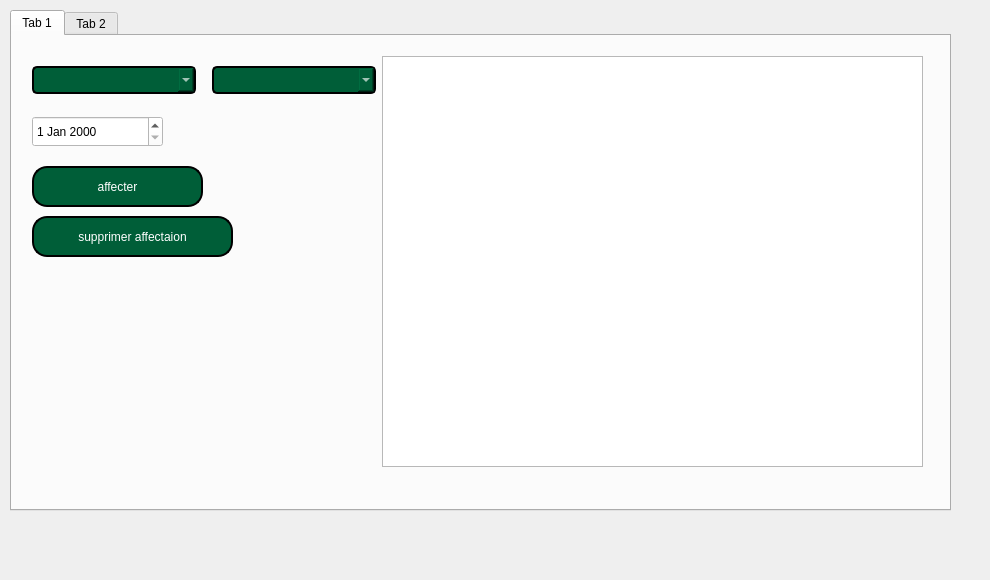
       <widget class="QWidget" name="tab_18">
        <attribute name="title">
         <string>Page</string>
        </attribute>
        <widget class="QTabWidget" name="tabWidget_8">
         <property name="geometry">
          <rect>
           <x>10</x>
           <y>10</y>
           <width>941</width>
           <height>501</height>
          </rect>
         </property>
         <property name="currentIndex">
          <number>0</number>
         </property>
         <widget class="QWidget" name="tab_20">
          <attribute name="title">
           <string>Tab 1</string>
          </attribute>
          <widget class="QTableView" name="tableView_3">
           <property name="geometry">
            <rect>
             <x>370</x>
             <y>20</y>
             <width>541</width>
             <height>411</height>
            </rect>
           </property>
          </widget>
          <widget class="QComboBox" name="comboBox_14">
           <property name="geometry">
            <rect>
             <x>200</x>
             <y>30</y>
             <width>164</width>
             <height>28</height>
            </rect>
           </property>
           <property name="styleSheet">
            <string notr="true">QComboBox {
    background-color: rgb(0, 85, 0);/* Background color */
    color: #ffffff;              /* Text color */
    border: 2px solid black;   /* Border color and thickness */
    border-radius: 5px;         /* Rounded corners */
    padding: 5px;               /* Padding around the text */
    min-width: 150px;           /* Minimum width */
}





QComboBox:hover {
    border: 2px solid #a6c868 ;  /* Darker border on hover */
}

QComboBox:editable {
    background-color: rgb(0, 85, 0);        /* Background color when editable */
}

QComboBox:!editable, QComboBox::drop-down:editable {
    background-color:  #005e38;       /* Background color when not editable */
}

QComboBox:focus {
    border: 2px solid black;  /* Border color when focused */
}
</string>
           </property>
          </widget>
          <widget class="QComboBox" name="comboBox_12">
           <property name="geometry">
            <rect>
             <x>20</x>
             <y>30</y>
             <width>164</width>
             <height>28</height>
            </rect>
           </property>
           <property name="styleSheet">
            <string notr="true">QComboBox {
    background-color: rgb(0, 85, 0);/* Background color */
    color: #ffffff;              /* Text color */
    border: 2px solid black;   /* Border color and thickness */
    border-radius: 5px;         /* Rounded corners */
    padding: 5px;               /* Padding around the text */
    min-width: 150px;           /* Minimum width */
}





QComboBox:hover {
    border: 2px solid #a6c868 ;  /* Darker border on hover */
}

QComboBox:editable {
    background-color: rgb(0, 85, 0);        /* Background color when editable */
}

QComboBox:!editable, QComboBox::drop-down:editable {
    background-color:  #005e38;       /* Background color when not editable */
}

QComboBox:focus {
    border: 2px solid black;  /* Border color when focused */
}
</string>
           </property>
          </widget>
          <widget class="QDateEdit" name="dateEdit_5">
           <property name="geometry">
            <rect>
             <x>20</x>
             <y>80</y>
             <width>131</width>
             <height>31</height>
            </rect>
           </property>
           <property name="styleSheet">
            <string notr="true">background-color: rgb(255, 255, 255);
color:black;</string>
           </property>
          </widget>
          <widget class="QPushButton" name="pushButton_2">
           <property name="geometry">
            <rect>
             <x>20</x>
             <y>130</y>
             <width>171</width>
             <height>41</height>
            </rect>
           </property>
           <property name="styleSheet">
            <string notr="true">QPushButton {
    color: white;                      /* Text color */
    border: 2px solid black;         /* Border width and color */
    border-radius: 15px;              /* Round the corners */
    background-color: #005e38;        /* Optional: Set a background color */
    padding: 10px 20px;               /* Add padding for better aesthetics */
}

QPushButton:hover {
    background-color: #45a049;        /* Change background color on hover */
}

QPushButton:pressed {
    background-color: #3e8e41;        /* Change background color when pressed */
}</string>
           </property>
           <property name="text">
            <string>affecter</string>
           </property>
          </widget>
          <widget class="QPushButton" name="pushButton_9">
           <property name="geometry">
            <rect>
             <x>20</x>
             <y>180</y>
             <width>201</width>
             <height>41</height>
            </rect>
           </property>
           <property name="styleSheet">
            <string notr="true">QPushButton {
    color: white;                      /* Text color */
    border: 2px solid black;         /* Border width and color */
    border-radius: 15px;              /* Round the corners */
    background-color: #005e38;        /* Optional: Set a background color */
    padding: 10px 20px;               /* Add padding for better aesthetics */
}

QPushButton:hover {
    background-color: #45a049;        /* Change background color on hover */
}

QPushButton:pressed {
    background-color: #3e8e41;        /* Change background color when pressed */
}</string>
           </property>
           <property name="text">
            <string>supprimer affectaion</string>
           </property>
          </widget>
         </widget>
         <widget class="QWidget" name="tab_21">
          <attribute name="title">
           <string>Tab 2</string>
          </attribute>
         </widget>
        </widget>
        <widget class="QLabel" name="label_47">
         <property name="geometry">
          <rect>
           <x>920</x>
           <y>520</y>
           <width>61</width>
           <height>51</height>
          </rect>
         </property>
         <property name="styleSheet">
          <string notr="true">image: url(:/equipement2/equipement2.jpeg);</string>
         </property>
         <property name="text">
          <string/>
         </property>
        </widget>
       </widget>
